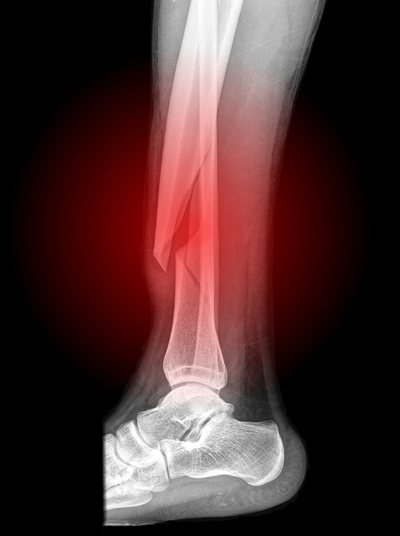
#> input picture bavatharani/leg.jpg, 400 x 536 px
$ python 'healthcare image analysis.py'
#> lines starting #> are read from the running program, lines starting #| are printed output that depends on the picture; after the words box and inside, x2 and y2 are one past the last pixel; in counts of white or black regions, pixels touching at a corner belong together
import cv2
import numpy as np
import matplotlib.pyplot as plt
import os

def detect_abnormalities(image_path):
    # Load image
#> called with image_path = 'leg.jpg'
    img = cv2.imread(image_path, cv2.IMREAD_GRAYSCALE)
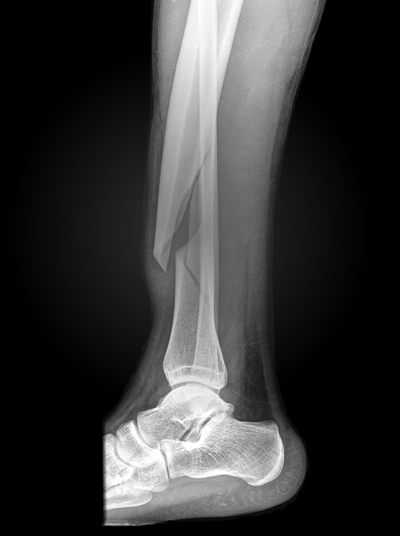
#> img: shape (536, 400); min 0, max 255, mean 54.4

    if img is None:
        print(f"❌ File not found or invalid format: {image_path}")
        return

    # Apply Gaussian blur
    blurred = cv2.GaussianBlur(img, (5, 5), 0)

    # Thresholding to detect bright regions (simulate abnormalities)
    _, thresh = cv2.threshold(blurred, 180, 255, cv2.THRESH_BINARY)
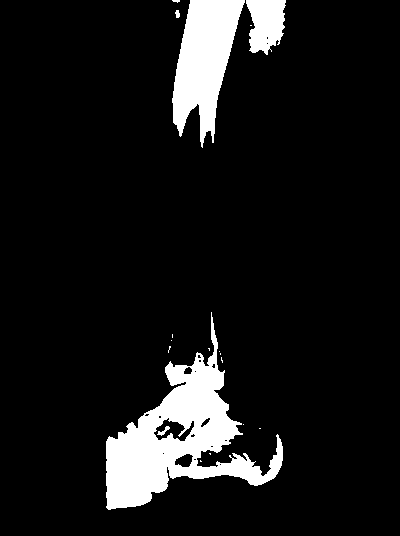
#> thresh: shape (536, 400); 9.3% white; 18 white regions (13 under 20 px)

    # Find contours of bright regions
    contours, _ = cv2.findContours(thresh, cv2.RETR_EXTERNAL, cv2.CHAIN_APPROX_SIMPLE)
#> contours = 17 contours, 13 with area under 20; largest, box (x1, y1, x2, y2) and area: (106, 312, 283, 510) 12228, (172, 0, 245, 148) 5931, (246, 0, 286, 55) 1532, (175, 10, 180, 18) 20

    # Convert grayscale to BGR for color bounding boxes
    output_img = cv2.cvtColor(img, cv2.COLOR_GRAY2BGR)

    for contour in contours:
        area = cv2.contourArea(contour)
        if area > 100:  # Ignore very small regions
            x, y, w, h = cv2.boundingRect(contour)
            cv2.rectangle(output_img, (x, y), (x+w, y+h), (0, 0, 255), 2)
#> this loop made 17 passes
#> (area, x, y, w, h) on passes 12, 15, 16: (12227.5, 106, 312, 177, 198), (1532.5, 246, 0, 40, 55), (5931, 172, 0, 73, 148)
#> area on pass 14: 20
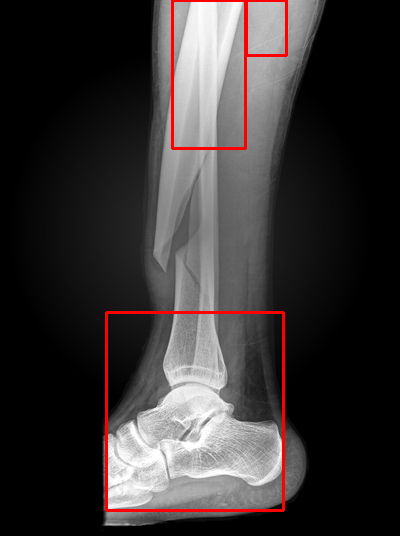
#> output_img: shape (536, 400, 3); mean B, G, R 52.2, 52.2, 56.9

    # Show result
    plt.figure(figsize=(10, 6))
    plt.title("Detected Abnormalities")
    plt.imshow(cv2.cvtColor(output_img, cv2.COLOR_BGR2RGB))
    plt.axis('off')
    plt.show()

# Change this to your image file name
image_path = "leg.jpg"
detect_abnormalities(image_path)
